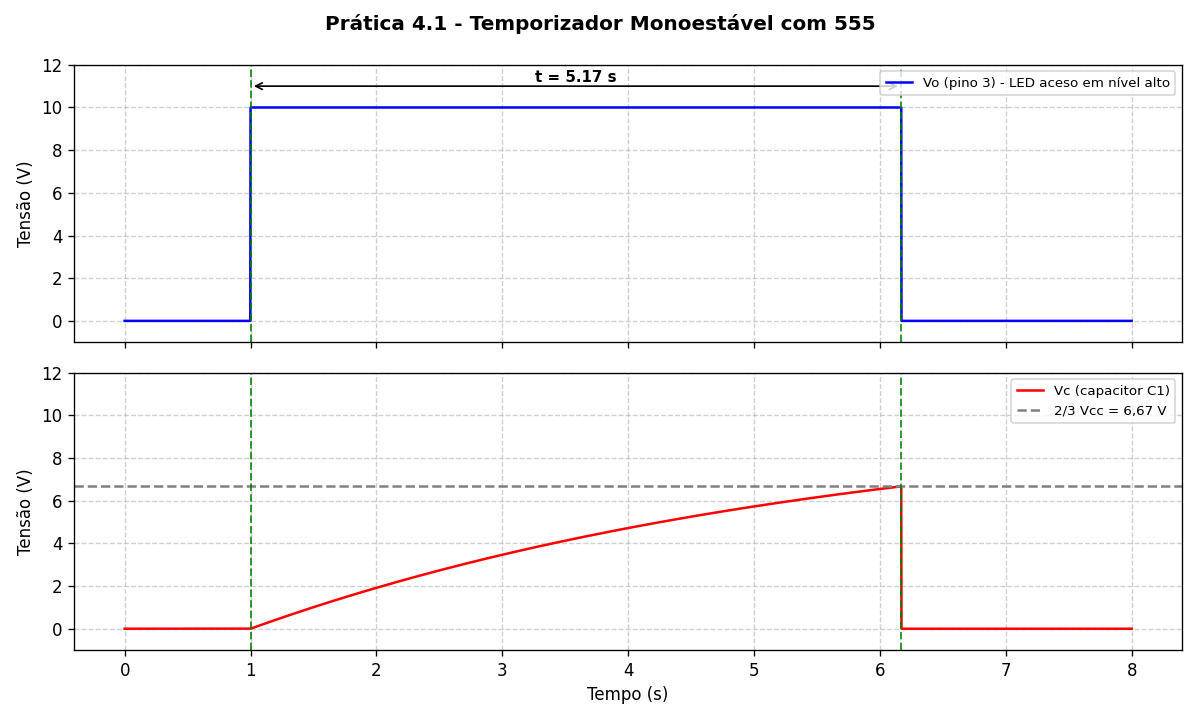

The script that drew this image:
import matplotlib.pyplot as plt
import numpy as np

# Parâmetros do circuito
Vcc = 10.0
R1 = 47e3
C1 = 100e-6
V_OH = Vcc     # ideal; com LED a saída fica perto de Vcc - 1,5 V

t_pulse = 1.1 * R1 * C1
tau = R1 * C1

t_trigger = 1.0
t_end = t_trigger + t_pulse
t = np.linspace(0, 8, 4000)

on = (t >= t_trigger) & (t < t_end)
Vo = np.where(on, V_OH, 0.0)

# Capacitor carrega por R1 até 2/3 Vcc; depois o pino 7 descarrega C1
Vc = np.zeros_like(t)
Vc[on] = Vcc * (1 - np.exp(-(t[on] - t_trigger) / tau))

print(f"tau = {tau:.2f} s")
print(f"t = 1,1·R1·C1 = {t_pulse:.2f} s")

fig, (ax1, ax2) = plt.subplots(2, 1, figsize=(10, 6), sharex=True)
fig.suptitle("Prática 4.1 - Temporizador Monoestável com 555",
             fontsize=12, weight="bold")

ax1.plot(t, Vo, color="blue", label="Vo (pino 3) - LED aceso em nível alto")
ax1.set_ylabel("Tensão (V)")
ax1.set_ylim(-1, 12)
ax1.grid(True, linestyle="--", alpha=0.6)
ax1.legend(loc="upper right", fontsize=8)
ax1.annotate("", xy=(t_trigger, 11), xytext=(t_end, 11),
             arrowprops=dict(arrowstyle="<->", color="black"))
ax1.text((t_trigger + t_end) / 2, 11.2, f"t = {t_pulse:.2f} s",
         ha="center", fontsize=9, weight="bold")

ax2.plot(t, Vc, color="red", label="Vc (capacitor C1)")
ax2.axhline(2 / 3 * Vcc, color="gray", linestyle="--",
            label="2/3 Vcc = 6,67 V")
ax2.set_ylabel("Tensão (V)")
ax2.set_xlabel("Tempo (s)")
ax2.set_ylim(-1, 12)
ax2.grid(True, linestyle="--", alpha=0.6)
ax2.legend(loc="upper right", fontsize=8)

for ax in (ax1, ax2):
    for x in (t_trigger, t_end):
        ax.axvline(x, color="green", linestyle="--", alpha=0.8, linewidth=1.2)

plt.tight_layout()
plt.savefig(__file__.replace(".py", ".png"), dpi=120)
plt.show()
